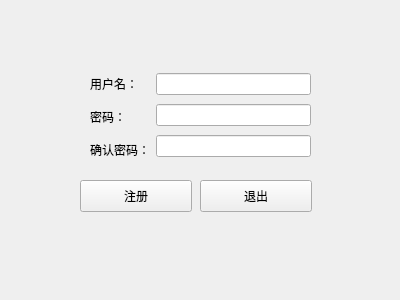
<?xml version="1.0" encoding="UTF-8"?>
<ui version="4.0">
 <class>Form</class>
 <widget class="QWidget" name="Form">
  <property name="geometry">
   <rect>
    <x>0</x>
    <y>0</y>
    <width>400</width>
    <height>300</height>
   </rect>
  </property>
  <property name="windowTitle">
   <string>注册界面</string>
  </property>
  <widget class="QPushButton" name="pushButton">
   <property name="geometry">
    <rect>
     <x>200</x>
     <y>180</y>
     <width>112</width>
     <height>32</height>
    </rect>
   </property>
   <property name="text">
    <string>退出</string>
   </property>
  </widget>
  <widget class="QWidget" name="layoutWidget">
   <property name="geometry">
    <rect>
     <x>90</x>
     <y>70</y>
     <width>221</width>
     <height>93</height>
    </rect>
   </property>
   <layout class="QHBoxLayout" name="horizontalLayout_4">
    <item>
     <layout class="QVBoxLayout" name="verticalLayout_2">
      <item>
       <widget class="QLabel" name="label">
        <property name="text">
         <string>用户名：</string>
        </property>
        <property name="buddy">
         <cstring>lineEdit</cstring>
        </property>
       </widget>
      </item>
      <item>
       <widget class="QLabel" name="label_2">
        <property name="text">
         <string>密码：</string>
        </property>
        <property name="buddy">
         <cstring>lineEdit_2</cstring>
        </property>
       </widget>
      </item>
      <item>
       <widget class="QLabel" name="label_3">
        <property name="text">
         <string>确认密码：</string>
        </property>
        <property name="buddy">
         <cstring>lineEdit_3</cstring>
        </property>
       </widget>
      </item>
     </layout>
    </item>
    <item>
     <layout class="QVBoxLayout" name="verticalLayout">
      <item>
       <layout class="QHBoxLayout" name="horizontalLayout">
        <item>
         <widget class="QLineEdit" name="lineEdit"/>
        </item>
       </layout>
      </item>
      <item>
       <layout class="QHBoxLayout" name="horizontalLayout_2">
        <item>
         <widget class="QLineEdit" name="lineEdit_2"/>
        </item>
       </layout>
      </item>
      <item>
       <layout class="QHBoxLayout" name="horizontalLayout_3">
        <item>
         <widget class="QLineEdit" name="lineEdit_3"/>
        </item>
       </layout>
      </item>
     </layout>
    </item>
   </layout>
  </widget>
  <widget class="QPushButton" name="pushButton_2">
   <property name="geometry">
    <rect>
     <x>80</x>
     <y>180</y>
     <width>112</width>
     <height>32</height>
    </rect>
   </property>
   <property name="text">
    <string>注册</string>
   </property>
  </widget>
 </widget>
 <resources/>
 <connections>
  <connection>
   <sender>pushButton</sender>
   <signal>clicked()</signal>
   <receiver>Form</receiver>
   <slot>exit_register()</slot>
   <hints>
    <hint type="sourcelabel">
     <x>280</x>
     <y>201</y>
    </hint>
    <hint type="destinationlabel">
     <x>205</x>
     <y>232</y>
    </hint>
   </hints>
  </connection>
  <connection>
   <sender>pushButton_2</sender>
   <signal>clicked()</signal>
   <receiver>Form</receiver>
   <slot>addPro()</slot>
   <hints>
    <hint type="sourcelabel">
     <x>112</x>
     <y>194</y>
    </hint>
    <hint type="destinationlabel">
     <x>57</x>
     <y>230</y>
    </hint>
   </hints>
  </connection>
 </connections>
 <slots>
  <slot>exit_register()</slot>
  <slot>addPro()</slot>
 </slots>
</ui>
